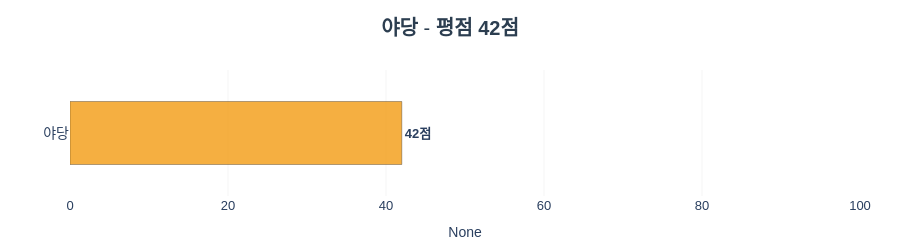
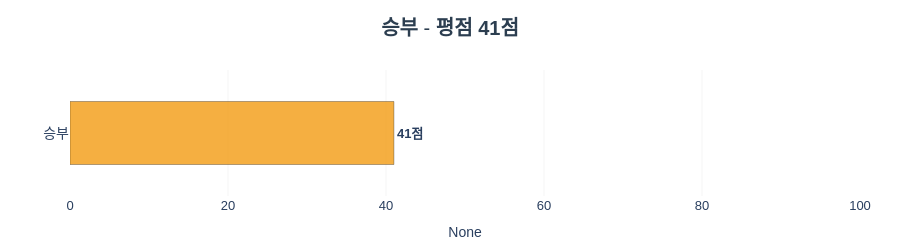
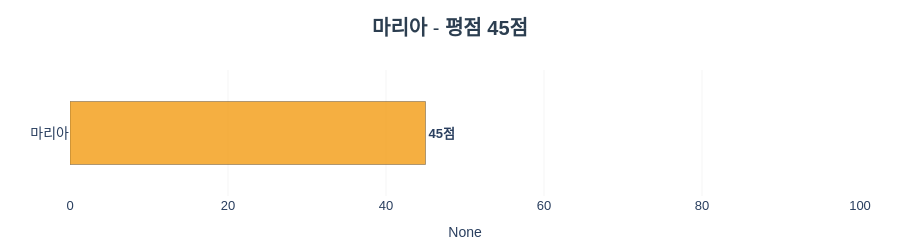
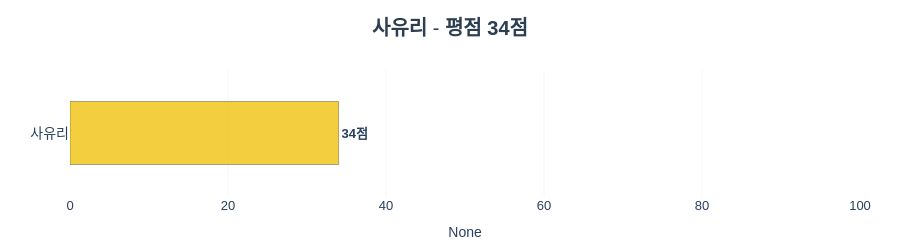

Notebook code cell kept with these figures, in order:
### Code cell
import plotly.graph_objects as go
import time

merged_df = pd.merge(df, em_df[['midx', '총점 평균']], on='midx', how='inner')
merged_df['총점 평균'] = merged_df['총점 평균'] 
# 색상 스타일 함수
def get_color(score):
    if score <= 20:
        return 'rgba(231, 76, 60, 0.8)'       # 붉은 계열
    elif score <= 40:
        return 'rgba(241, 196, 15, 0.8)'      # 노란 계열
    elif score <= 60:
        return 'rgba(243, 156, 18, 0.8)'      # 주황 계열
    else:
        return 'rgba(46, 204, 113, 0.8)'      # 연두 계열

# 개별 영화 그래프 반복 출력
for idx, row in merged_df.iterrows():
    title = row['영화 제목']
    score = row['총점 평균']
    color = get_color(score)

    fig = go.Figure(go.Bar(
        y=[title],
        x=[score],
        orientation='h',
        text=[f'<b>{score:.0f}점</b>'],
        textposition='outside',
        marker=dict(
            color=color,
            line=dict(color='rgba(0,0,0,0.3)', width=1)  # 테두리 살짝
        ),
        width=0.5
    ))

    fig.update_layout(
        title=dict(
            text=f'<b>{title}</b> - <b>평점<b> <b>{score:.0f}점</b>',
            font=dict(size=20, color='#2c3e50',family='Malgun Gothic, sans-serif'),
            x=0.5  # 중앙 정렬
        ),
        xaxis=dict(
            range=[0, 100],
            title='None',
            titlefont=dict(size=14),
            tickvals=[0, 20, 40, 60, 80, 100],
            gridcolor='rgba(200,200,200,0.2)',
            zeroline=False
        ),
        yaxis=dict(
            title=None,
            showticklabels=True,
            tickfont=dict(size=14),
        ),
        plot_bgcolor='white',
        paper_bgcolor='white',
        font=dict(family='Malgun Gothic, sans-serif', size=13),
        height=250,
        margin=dict(l=70, r=40, t=70, b=50)
    )

    fig.show()
    time.sleep(0.4)  # Jupyter 노트북에서 자연스럽게 보이게 하기

### Figure 1 — Plotly figure (JSON) as saved in the notebook; plotly's stock layout.template omitted (floating-point values rounded to 4 significant figures)
{"data": [{"marker": {"color": "rgba(243, 156, 18, 0.8)", "line": {"color": "rgba(0,0,0,0.3)", "width": 1}}, "orientation": "h", "text": ["<b>42점</b>"], "textposition": "outside", "type": "bar", "width": 0.5, "x": [42], "y": ["야당"]}], "layout": {"font": {"family": "Malgun Gothic, sans-serif", "size": 13}, "height": 250, "margin": {"b": 50, "l": 70, "r": 40, "t": 70}, "paper_bgcolor": "white", "plot_bgcolor": "white", "title": {"font": {"color": "#2c3e50", "family": "Malgun Gothic, sans-serif", "size": 20}, "text": "<b>야당</b> - <b>평점<b> <b>42점</b>", "x": 0.5}, "xaxis": {"gridcolor": "rgba(200,200,200,0.2)", "range": [0, 100], "tickvals": [0, 20, 40, 60, 80, 100], "title": {"font": {"size": 14}, "text": "None"}, "zeroline": false}, "yaxis": {"showticklabels": true, "tickfont": {"size": 14}, "title": {}}}}

### Figure 2 — Plotly figure (JSON) as saved in the notebook; plotly's stock layout.template omitted (floating-point values rounded to 4 significant figures)
{"data": [{"marker": {"color": "rgba(243, 156, 18, 0.8)", "line": {"color": "rgba(0,0,0,0.3)", "width": 1}}, "orientation": "h", "text": ["<b>41점</b>"], "textposition": "outside", "type": "bar", "width": 0.5, "x": [41], "y": ["승부"]}], "layout": {"font": {"family": "Malgun Gothic, sans-serif", "size": 13}, "height": 250, "margin": {"b": 50, "l": 70, "r": 40, "t": 70}, "paper_bgcolor": "white", "plot_bgcolor": "white", "title": {"font": {"color": "#2c3e50", "family": "Malgun Gothic, sans-serif", "size": 20}, "text": "<b>승부</b> - <b>평점<b> <b>41점</b>", "x": 0.5}, "xaxis": {"gridcolor": "rgba(200,200,200,0.2)", "range": [0, 100], "tickvals": [0, 20, 40, 60, 80, 100], "title": {"font": {"size": 14}, "text": "None"}, "zeroline": false}, "yaxis": {"showticklabels": true, "tickfont": {"size": 14}, "title": {}}}}

### Figure 3 — Plotly figure (JSON) as saved in the notebook; plotly's stock layout.template omitted (floating-point values rounded to 4 significant figures)
{"data": [{"marker": {"color": "rgba(243, 156, 18, 0.8)", "line": {"color": "rgba(0,0,0,0.3)", "width": 1}}, "orientation": "h", "text": ["<b>45점</b>"], "textposition": "outside", "type": "bar", "width": 0.5, "x": [45], "y": ["마리아"]}], "layout": {"font": {"family": "Malgun Gothic, sans-serif", "size": 13}, "height": 250, "margin": {"b": 50, "l": 70, "r": 40, "t": 70}, "paper_bgcolor": "white", "plot_bgcolor": "white", "title": {"font": {"color": "#2c3e50", "family": "Malgun Gothic, sans-serif", "size": 20}, "text": "<b>마리아</b> - <b>평점<b> <b>45점</b>", "x": 0.5}, "xaxis": {"gridcolor": "rgba(200,200,200,0.2)", "range": [0, 100], "tickvals": [0, 20, 40, 60, 80, 100], "title": {"font": {"size": 14}, "text": "None"}, "zeroline": false}, "yaxis": {"showticklabels": true, "tickfont": {"size": 14}, "title": {}}}}

### Figure 4 — Plotly figure (JSON) as saved in the notebook; plotly's stock layout.template omitted (floating-point values rounded to 4 significant figures)
{"data": [{"marker": {"color": "rgba(241, 196, 15, 0.8)", "line": {"color": "rgba(0,0,0,0.3)", "width": 1}}, "orientation": "h", "text": ["<b>34점</b>"], "textposition": "outside", "type": "bar", "width": 0.5, "x": [34], "y": ["사유리"]}], "layout": {"font": {"family": "Malgun Gothic, sans-serif", "size": 13}, "height": 250, "margin": {"b": 50, "l": 70, "r": 40, "t": 70}, "paper_bgcolor": "white", "plot_bgcolor": "white", "title": {"font": {"color": "#2c3e50", "family": "Malgun Gothic, sans-serif", "size": 20}, "text": "<b>사유리</b> - <b>평점<b> <b>34점</b>", "x": 0.5}, "xaxis": {"gridcolor": "rgba(200,200,200,0.2)", "range": [0, 100], "tickvals": [0, 20, 40, 60, 80, 100], "title": {"font": {"size": 14}, "text": "None"}, "zeroline": false}, "yaxis": {"showticklabels": true, "tickfont": {"size": 14}, "title": {}}}}
